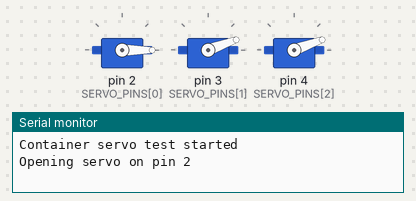
The sketch below on a simulated Arduino Uno, built with avr-gcc and run on an emulated ATmega328P. Shown: 3 × servo, the last lines printed to the serial monitor.

Above: at 0.55 s.
At 3.5 s:
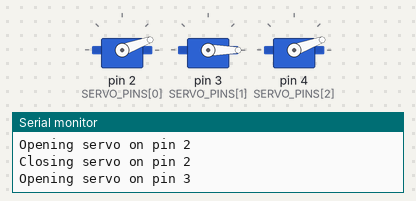
At 6.5 s:
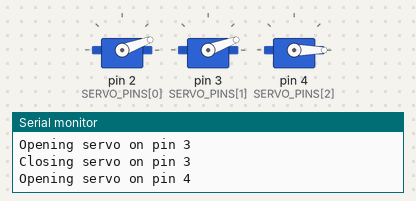
Timing chart, 0 to 8.3 s (numbered marks = the images above):
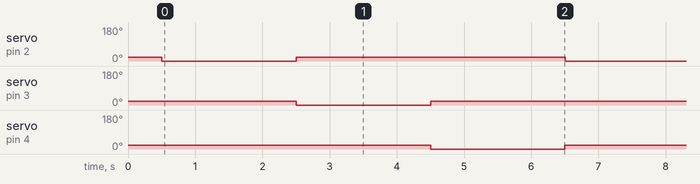

Measured:
- by itself, servo on pin 2 (SERVO_PINS[0]), servo on pin 3 (SERVO_PINS[1]), servo on pin 4 (SERVO_PINS[2]): alternates 20° for 4.0 s and 0° for 2.0 s

The sketch:

container_servo_test.ino
```cpp
#include <Servo.h>

// Servo signal pins, in the order they will be tested.
const uint8_t SERVO_PINS[] = {2, 3, 4};
const uint8_t SERVO_COUNT = sizeof(SERVO_PINS) / sizeof(SERVO_PINS[0]);

// Adjust these two angles to match the mechanical containers.
const uint8_t SERVO_CLOSED_ANGLE = 20;
const uint8_t SERVO_OPEN_ANGLE = 0;

const unsigned long OPEN_TIME_MS = 2000;

Servo servos[SERVO_COUNT];

void closeAllServos()
{
  for (uint8_t i = 0; i < SERVO_COUNT; i++) {
    servos[i].write(SERVO_CLOSED_ANGLE);
  }
}

void setup()
{
  Serial.begin(9600);

  for (uint8_t i = 0; i < SERVO_COUNT; i++) {
    servos[i].attach(SERVO_PINS[i]);
  }

  closeAllServos();
  delay(500);
  Serial.println(F("Container servo test started"));
}

void loop()
{
  for (uint8_t i = 0; i < SERVO_COUNT; i++) {
    Serial.print(F("Opening servo on pin "));
    Serial.println(SERVO_PINS[i]);

    servos[i].write(SERVO_OPEN_ANGLE);
    delay(OPEN_TIME_MS);

    servos[i].write(SERVO_CLOSED_ANGLE);
    Serial.print(F("Closing servo on pin "));
    Serial.println(SERVO_PINS[i]);
  }
}
```
